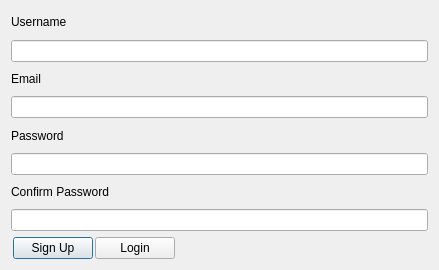
<?xml version="1.0" encoding="UTF-8"?>
<ui version="4.0">
 <class>signup_dialog</class>
 <widget class="QDialog" name="signup_dialog">
  <property name="geometry">
   <rect>
    <x>0</x>
    <y>0</y>
    <width>439</width>
    <height>270</height>
   </rect>
  </property>
  <property name="sizePolicy">
   <sizepolicy hsizetype="Fixed" vsizetype="Fixed">
    <horstretch>0</horstretch>
    <verstretch>0</verstretch>
   </sizepolicy>
  </property>
  <property name="windowTitle">
   <string>Dialog</string>
  </property>
  <layout class="QGridLayout" name="gridLayout">
   <item row="4" column="0">
    <layout class="QHBoxLayout" name="horizontalLayout_3">
     <item>
      <widget class="QLabel" name="password_label">
       <property name="sizePolicy">
        <sizepolicy hsizetype="Fixed" vsizetype="Expanding">
         <horstretch>0</horstretch>
         <verstretch>0</verstretch>
        </sizepolicy>
       </property>
       <property name="text">
        <string>Password</string>
       </property>
      </widget>
     </item>
     <item>
      <widget class="QLabel" name="password_error_label">
       <property name="styleSheet">
        <string notr="true">color: rgb(255, 0, 0)</string>
       </property>
       <property name="text">
        <string/>
       </property>
      </widget>
     </item>
    </layout>
   </item>
   <item row="1" column="0">
    <widget class="QLineEdit" name="username"/>
   </item>
   <item row="0" column="0">
    <layout class="QHBoxLayout" name="horizontalLayout">
     <item>
      <widget class="QLabel" name="username_label">
       <property name="sizePolicy">
        <sizepolicy hsizetype="Fixed" vsizetype="Expanding">
         <horstretch>0</horstretch>
         <verstretch>0</verstretch>
        </sizepolicy>
       </property>
       <property name="focusPolicy">
        <enum>Qt::StrongFocus</enum>
       </property>
       <property name="text">
        <string>Username</string>
       </property>
       <property name="openExternalLinks">
        <bool>false</bool>
       </property>
      </widget>
     </item>
     <item>
      <widget class="QLabel" name="username_error_label">
       <property name="enabled">
        <bool>true</bool>
       </property>
       <property name="sizePolicy">
        <sizepolicy hsizetype="Expanding" vsizetype="Preferred">
         <horstretch>0</horstretch>
         <verstretch>0</verstretch>
        </sizepolicy>
       </property>
       <property name="font">
        <font>
         <weight>50</weight>
         <bold>false</bold>
        </font>
       </property>
       <property name="styleSheet">
        <string notr="true">color: rgb(255, 0, 0)</string>
       </property>
       <property name="text">
        <string/>
       </property>
      </widget>
     </item>
    </layout>
   </item>
   <item row="3" column="0">
    <widget class="QLineEdit" name="email">
     <property name="sizePolicy">
      <sizepolicy hsizetype="Expanding" vsizetype="Fixed">
       <horstretch>0</horstretch>
       <verstretch>0</verstretch>
      </sizepolicy>
     </property>
    </widget>
   </item>
   <item row="6" column="0">
    <layout class="QHBoxLayout" name="horizontalLayout_4">
     <item>
      <widget class="QLabel" name="confirm_password_label">
       <property name="sizePolicy">
        <sizepolicy hsizetype="Fixed" vsizetype="Expanding">
         <horstretch>0</horstretch>
         <verstretch>0</verstretch>
        </sizepolicy>
       </property>
       <property name="text">
        <string>Confirm Password</string>
       </property>
      </widget>
     </item>
     <item>
      <widget class="QLabel" name="confirm_password_error_label">
       <property name="styleSheet">
        <string notr="true">color: rgb(255, 0, 0)</string>
       </property>
       <property name="text">
        <string/>
       </property>
      </widget>
     </item>
    </layout>
   </item>
   <item row="2" column="0">
    <layout class="QHBoxLayout" name="horizontalLayout_2">
     <item>
      <widget class="QLabel" name="email_label">
       <property name="sizePolicy">
        <sizepolicy hsizetype="Fixed" vsizetype="Expanding">
         <horstretch>0</horstretch>
         <verstretch>0</verstretch>
        </sizepolicy>
       </property>
       <property name="focusPolicy">
        <enum>Qt::StrongFocus</enum>
       </property>
       <property name="text">
        <string>Email</string>
       </property>
       <property name="openExternalLinks">
        <bool>false</bool>
       </property>
      </widget>
     </item>
     <item>
      <widget class="QLabel" name="email_error_label">
       <property name="enabled">
        <bool>true</bool>
       </property>
       <property name="font">
        <font>
         <weight>50</weight>
         <bold>false</bold>
        </font>
       </property>
       <property name="styleSheet">
        <string notr="true">color: rgb(255, 0, 0)</string>
       </property>
       <property name="text">
        <string/>
       </property>
      </widget>
     </item>
    </layout>
   </item>
   <item row="5" column="0">
    <widget class="QLineEdit" name="password">
     <property name="inputMask">
      <string/>
     </property>
     <property name="text">
      <string/>
     </property>
     <property name="echoMode">
      <enum>QLineEdit::Password</enum>
     </property>
    </widget>
   </item>
   <item row="7" column="0">
    <widget class="QLineEdit" name="password_confirmation">
     <property name="inputMask">
      <string/>
     </property>
     <property name="text">
      <string/>
     </property>
     <property name="echoMode">
      <enum>QLineEdit::Password</enum>
     </property>
    </widget>
   </item>
   <item row="8" column="0">
    <layout class="QHBoxLayout" name="horizontalLayout_5">
     <property name="spacing">
      <number>0</number>
     </property>
     <property name="rightMargin">
      <number>250</number>
     </property>
     <item>
      <widget class="QPushButton" name="signup_button">
       <property name="sizePolicy">
        <sizepolicy hsizetype="Fixed" vsizetype="Fixed">
         <horstretch>0</horstretch>
         <verstretch>0</verstretch>
        </sizepolicy>
       </property>
       <property name="text">
        <string>Sign Up</string>
       </property>
      </widget>
     </item>
     <item>
      <widget class="QPushButton" name="login_button">
       <property name="sizePolicy">
        <sizepolicy hsizetype="Fixed" vsizetype="Fixed">
         <horstretch>0</horstretch>
         <verstretch>0</verstretch>
        </sizepolicy>
       </property>
       <property name="text">
        <string>Login</string>
       </property>
      </widget>
     </item>
    </layout>
   </item>
  </layout>
  <zorder>password</zorder>
  <zorder>username</zorder>
  <zorder>password_confirmation</zorder>
  <zorder>email</zorder>
  <zorder>gridLayoutWidget</zorder>
  <zorder>horizontalLayoutWidget</zorder>
  <zorder>horizontalLayoutWidget_2</zorder>
  <zorder>horizontalLayoutWidget_3</zorder>
  <zorder>horizontalLayoutWidget_4</zorder>
  <zorder>verticalLayoutWidget</zorder>
 </widget>
 <tabstops>
  <tabstop>username</tabstop>
  <tabstop>email</tabstop>
  <tabstop>password</tabstop>
  <tabstop>password_confirmation</tabstop>
 </tabstops>
 <resources/>
 <connections/>
</ui>
